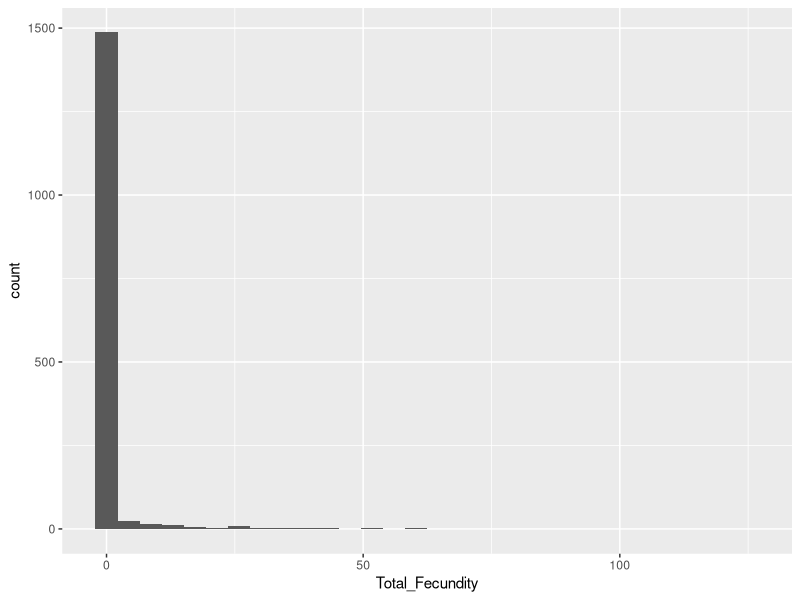
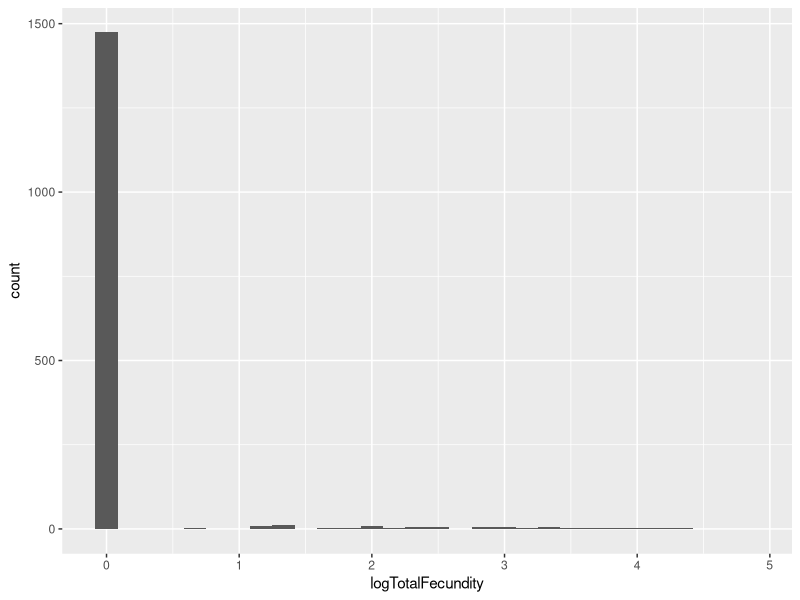
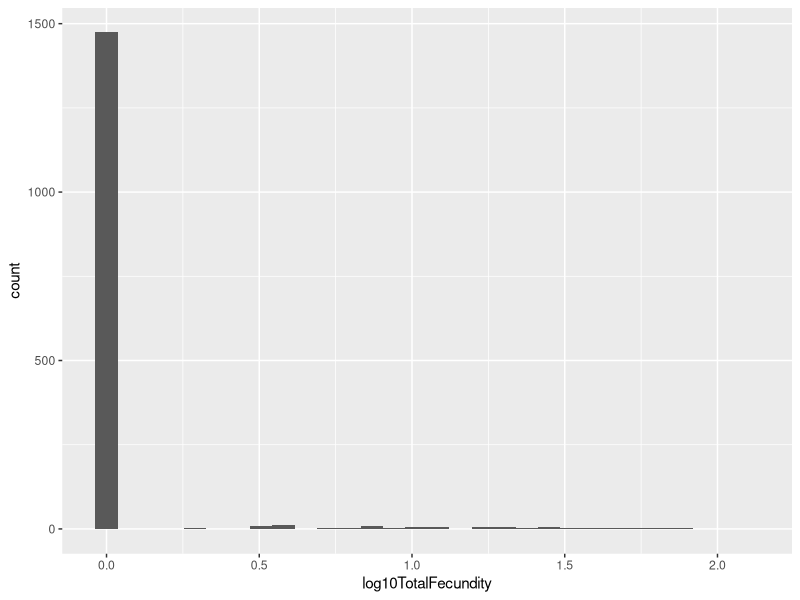
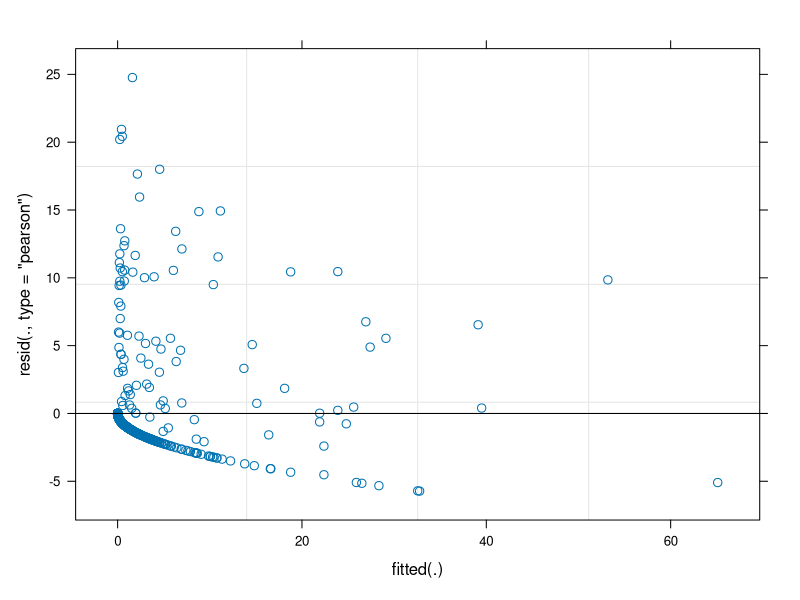

These figures' R source, in order:
## ---- chunk 1
knitr::opts_chunk$set(echo = TRUE)
## ---- chunk 2
library(tidyverse)
library(lmerTest) #mixed models
## ---- chunk 3
## year 1 components 
wl2_establishment <- read_csv("../Processed.Data/WL2_Establishment.csv")
wl2_surv_to_rep_y1 <- read_csv("../Processed.Data/WL2_SurvtoRep_y1.csv")
wl2_fruits_y1 <- read_csv("../Processed.Data/WL2_Fruits_Y1.csv")

## year 2 components 
winter_surv <- read_csv("../Processed.Data/WL2_WinterSurv.csv")
wl2_surv_to_rep_y2 <- read_csv("../Processed.Data/WL2_Surv_to_Rep_Y2.csv")
wl2_fruits_y2 <- read_csv("../Processed.Data/WL2_Fruits_Y2.csv")
## ---- chunk 4
wl2_total_fecundity <- left_join(wl2_establishment, wl2_surv_to_rep_y1) %>% 
  left_join(wl2_fruits_y1) %>% 
  select(-death.date, -bud.date) %>% #remove y1 death and bud dates 
  mutate(mf=as.numeric(mf), rep=as.numeric(rep)) %>% #convert these cols to numeric for merging 
  left_join(winter_surv) %>% 
  select(-death.date) %>% 
  left_join(wl2_surv_to_rep_y2) %>% 
  left_join(wl2_fruits_y2) %>% 
  select(-death.date) %>% 
  mutate(SurvtoRep_Y1=if_else(is.na(SurvtoRep_Y1), 0, SurvtoRep_Y1),
         y1_fruits=if_else(is.na(y1_fruits), 0, y1_fruits),
         y2_fruits=if_else(is.na(y2_fruits), 0, y2_fruits),
         WinterSurv=if_else(is.na(WinterSurv), 0, WinterSurv),
         SurvtoRep_y2=if_else(is.na(SurvtoRep_y2), 0, SurvtoRep_y2)) %>% 
  mutate(Total_Fecundity=(Establishment*SurvtoRep_Y1*y1_fruits) + (WinterSurv*SurvtoRep_y2*y2_fruits))

wl2_total_fecundity %>% 
  filter(Total_Fecundity>0) %>% 
  group_by(pop) %>% 
  summarise(n=n()) %>% 
  arrange(n) #SQ1 and WR only have 1 indiv 
## ---- chunk 5
wl2_total_fecundity %>% 
  ggplot(aes(x=Total_Fecundity)) +
  geom_histogram()
## ---- chunk 6
wl2_total_fecundity_transformations <-
  wl2_total_fecundity %>% 
  mutate(logTotalFecundity=log(Total_Fecundity+1),
         log10TotalFecundity=log10(Total_Fecundity+1))

wl2_total_fecundity_transformations %>% 
  ggplot(aes(x=logTotalFecundity)) +
  geom_histogram()

wl2_total_fecundity_transformations %>% 
  ggplot(aes(x=log10TotalFecundity)) +
  geom_histogram()

## didn't help 
## ---- chunk 7
wl2_total_fecundity_scaled <- wl2_total_fecundity %>% 
  filter(pop!="SQ1", pop!="WR") %>% 
  rename(AvgGD_Recent_Wtr_Year=`AvgGD_Recent_Water Year`,
         AvgGD_Recent_GrwSsn=`AvgGD_Recent_Growth Season`,
         AvgGD_Historic_Wtr_Year=`AvgGD_Historic_Water Year`,
         AvgGD_Historic_GrwSsn=`AvgGD_Historic_Growth Season`) %>% 
  mutate_at(c("AvgGD_Historic_GrwSsn", "AvgGD_Historic_Wtr_Year",
              "AvgGD_Recent_GrwSsn", "AvgGD_Recent_Wtr_Year",
              "AvgTempDist_Historic_GrwSsn", "AvgTempDist_Historic_Wtr_Year",
              "AvgTempDist_Recent_GrwSsn", "AvgTempDist_Recent_Wtr_Year",
              "AvgPPTDist_Historic_GrwSsn", "AvgPPTDist_Historic_Wtr_Year",
              "AvgPPTDist_Recent_GrwSsn", "AvgPPTDist_Recent_Wtr_Year",
              "Geographic_Dist"), scale)
## ---- chunk 8
total_fecund_poisson <- glmer(Total_Fecundity ~ (1|pop/mf) + (1|block), 
                              family = poisson,
                              data=wl2_total_fecundity_scaled)
summary(total_fecund_poisson)

plot(total_fecund_poisson, which = 1) #residuals plot 
#doesn't look great
